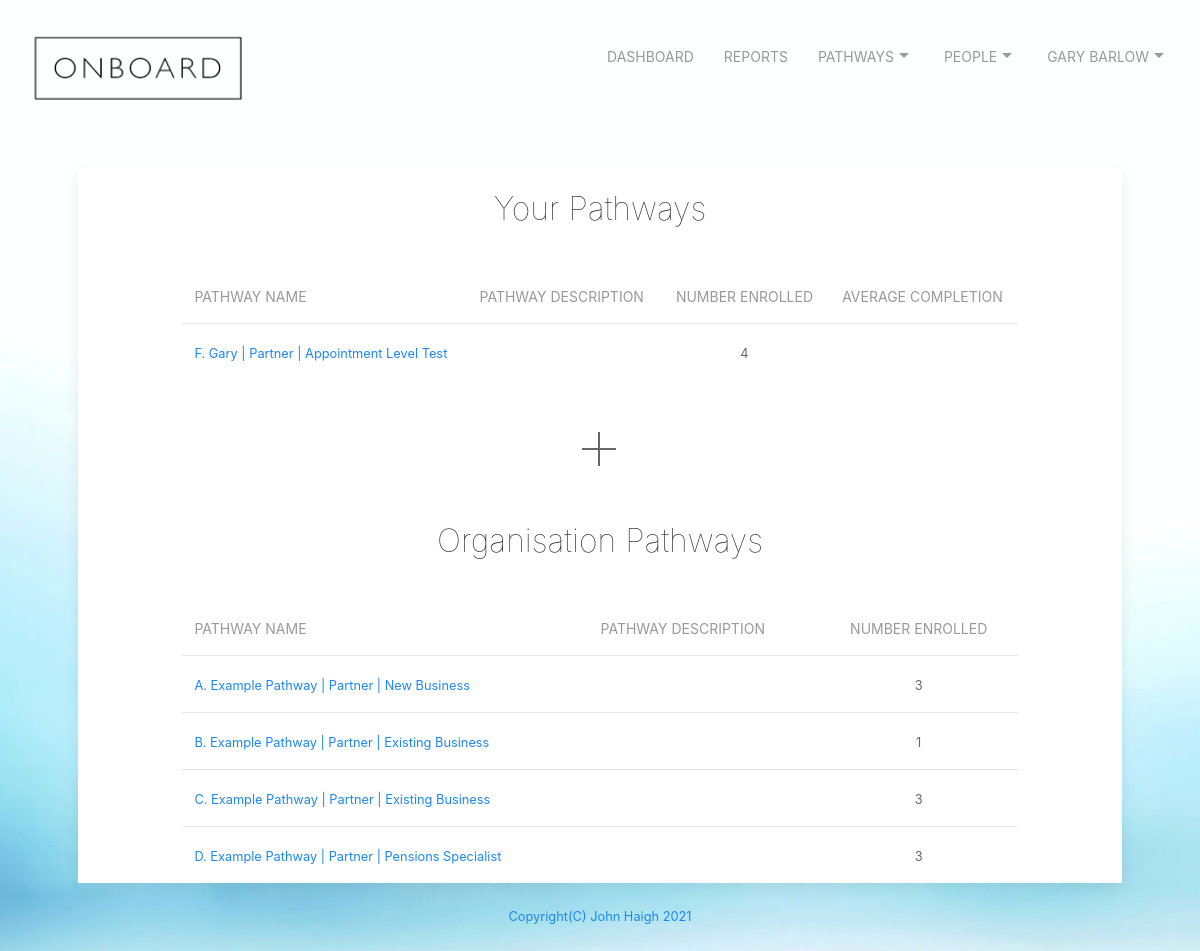
Screenshot of /pathways (signed in) with the database file from the repository.
### tables this page shows
CREATE TABLE "pathways" (
	"id"	integer NOT NULL,
	"pathwayName"	text NOT NULL,
	"pathwayDescription"	text NOT NULL,
	"share"	text NOT NULL,
	"email"	text NOT NULL,
	"companymail"	text NOT NULL,
	"enrolled"	integer,
	"appointmentstage"	text,
	"averagetimecompletion"	int,
	"numbercompleted"	INTEGER,
	PRIMARY KEY("id")
);

### app.py (the view)
@app.route("/pathways", methods=["GET", "POST"])
@login_required
def pathways():
    if request.method == "GET":
        db = SQL("sqlite:///onboard.db")
        info = db.execute("SELECT * FROM users WHERE id = ?", session["user_id"])
        username = info[0]['email']
        firstname = info[0]['firstname']
        lastname = info[0]['lastname']
        company = info[0]['company']
        email = info[0]['email']
        companymail = info[0]['companymail']
        fullname = firstname + ' ' + lastname
        pathways = db.execute("SELECT * FROM pathways WHERE email = ? ORDER BY pathwayName", email)
        companypathways = db.execute("SELECT * from pathways WHERE email = (SELECT email FROM users WHERE companymail = ? AND company = ?)", companymail, company)
        print(companypathways)
        return render_template("pathways.html", firstname = firstname, company=company, FullName = fullname, pathways = pathways, companypathways = companypathways)

### app.py (called while the page is built)
@app.after_request
def after_request(response):
    response.headers["Cache-Control"] = "no-cache, no-store, must-revalidate"
    response.headers["Expires"] = 0
    response.headers["Pragma"] = "no-cache"
    return response

def login_required(f):
    @wraps(f)
    def decorated_function(*args, **kwargs):
        if session.get("user_id") is None:
            return redirect("/login")
        return f(*args, **kwargs)
    return decorated_function

### templates/pathways.html (shortened to what this page needs)
{% extends "layout.html" %}
{% block main %}
  <div class="uk-card uk-card-default uk-card-small">
    <div class="uk-text-center uk-card-body">
      <h2 class="uk-text uk-text-lighter">Your Pathways</h2>
    </div>
    <table class="uk-table uk-table-middle uk-table-divider" id="width">
      <thead>
        <tr>
          <th class="uk-table-small">Pathway Name</th>
          <th class="uk-table-expand">Pathway Description</th>
          <th class="uk-table-small" style="text-align: center; vertical-align: middle;">Number Enrolled</th>
          <th class="uk-table-small" style="text-align: center; vertical-align: middle;">Average Completion</th>
        </tr>
      </thead>
      <tbody>
        {% for pathway in pathways %}
        <tr>
          <td><small><a href="/viewpathway?name={{pathway["pathwayName"]}}">{{ pathway["pathwayName"] }}</a></small></td>
          <td><small>{{ pathway["pathwayDescription"] }}</small></td>
          <td style="text-align: center; vertical-align: middle;"><small>{{ pathway["enrolled"] }}</small></td>
        </tr>
        {% endfor %}
      </tbody>
    </table>
    <div id="center">
      <a href="/newpathway" uk-icon="icon: plus; ratio: 2"></a>
    </div>
    <table class="uk-table uk-table-middle uk-table-divider uk-padding-small" id="width">
      <thead>
        <tr>
          <th class="uk-table-small">Pathway Name</th>
          <th class="uk-table-expand">Pathway Description</th>
          <th class="uk-table-small" style="text-align: center; vertical-align: middle;">Number Enrolled</th>
        </tr>
      </thead>
      <tbody>
        <div class="uk-text-center uk-card-body">
          <h2 class="uk-text uk-text-lighter">Organisation Pathways</h2>
        </div>
        {% for companypathways in companypathways %}
        <tr>
          <td><small><a href="/viewpathway?name={{companypathways["pathwayName"]}}">{{ companypathways["pathwayName"] }}</a></small></td>
          <td><small>{{ companypathways["pathwayDescription"] }}</small></td>
          <td style="text-align: center; vertical-align: middle;"><small>{{ companypathways["enrolled"] }}</small></td>
        </tr>
        {% endfor %}
      </tbody>
    </table>
</div>
{% endblock %}

### static/styles.css (style rules this page uses)
#center { margin-left: auto; margin-right: auto; text-align: center; padding: 30px; }
#width { margin-left: auto; margin-right: auto; width: 80%; padding: 20px; }
body { border-color: coral; }
body { background-image: url("images/onboard_homepage_background_1400x933px.jpg"); background-repeat: repeat; background-size: cover; background-color: #464646; height: 200vh; }

### rows the page displays
pathways: pathwayName "F. Gary | Partner | Appointment Level Test", enrolled "4"
pathways: pathwayName "A. Example Pathway | Partner | New Business", enrolled "3"
pathways: pathwayName "B. Example Pathway | Partner | Existing Business", enrolled "1"
pathways: pathwayName "C. Example Pathway | Partner | Existing Business", enrolled "3"
pathways: pathwayName "D. Example Pathway | Partner | Pensions Specialist", enrolled "3"

### other values shown
{{ FullName }} "GARY BARLOW"
